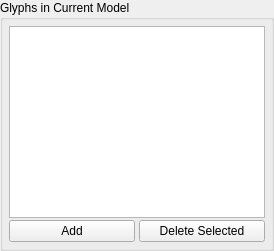
       <widget class="QGroupBox" name="GlyphBox">
        <property name="title">
         <string>Glyphs in Current Model</string>
        </property>
        <layout class="QVBoxLayout" name="verticalLayout">
         <property name="spacing">
          <number>2</number>
         </property>
         <property name="margin">
          <number>6</number>
         </property>
         <item>
          <widget class="QListWidget" name="GlyphList">
           <property name="editTriggers">
            <set>QAbstractItemView::NoEditTriggers</set>
           </property>
           <property name="selectionMode">
            <enum>QAbstractItemView::ExtendedSelection</enum>
           </property>
           <property name="selectionBehavior">
            <enum>QAbstractItemView::SelectRows</enum>
           </property>
          </widget>
         </item>
         <item>
          <layout class="QHBoxLayout" name="_2">
           <property name="spacing">
            <number>4</number>
           </property>
           <property name="margin">
            <number>0</number>
           </property>
           <item>
            <widget class="QPushButton" name="GlyphAddButton">
             <property name="text">
              <string>Add</string>
             </property>
             <property name="autoDefault">
              <bool>false</bool>
             </property>
            </widget>
           </item>
           <item>
            <widget class="QPushButton" name="GlyphDeleteSelectedButton">
             <property name="text">
              <string>Delete Selected</string>
             </property>
             <property name="autoDefault">
              <bool>false</bool>
             </property>
            </widget>
           </item>
          </layout>
         </item>
        </layout>
       </widget>
